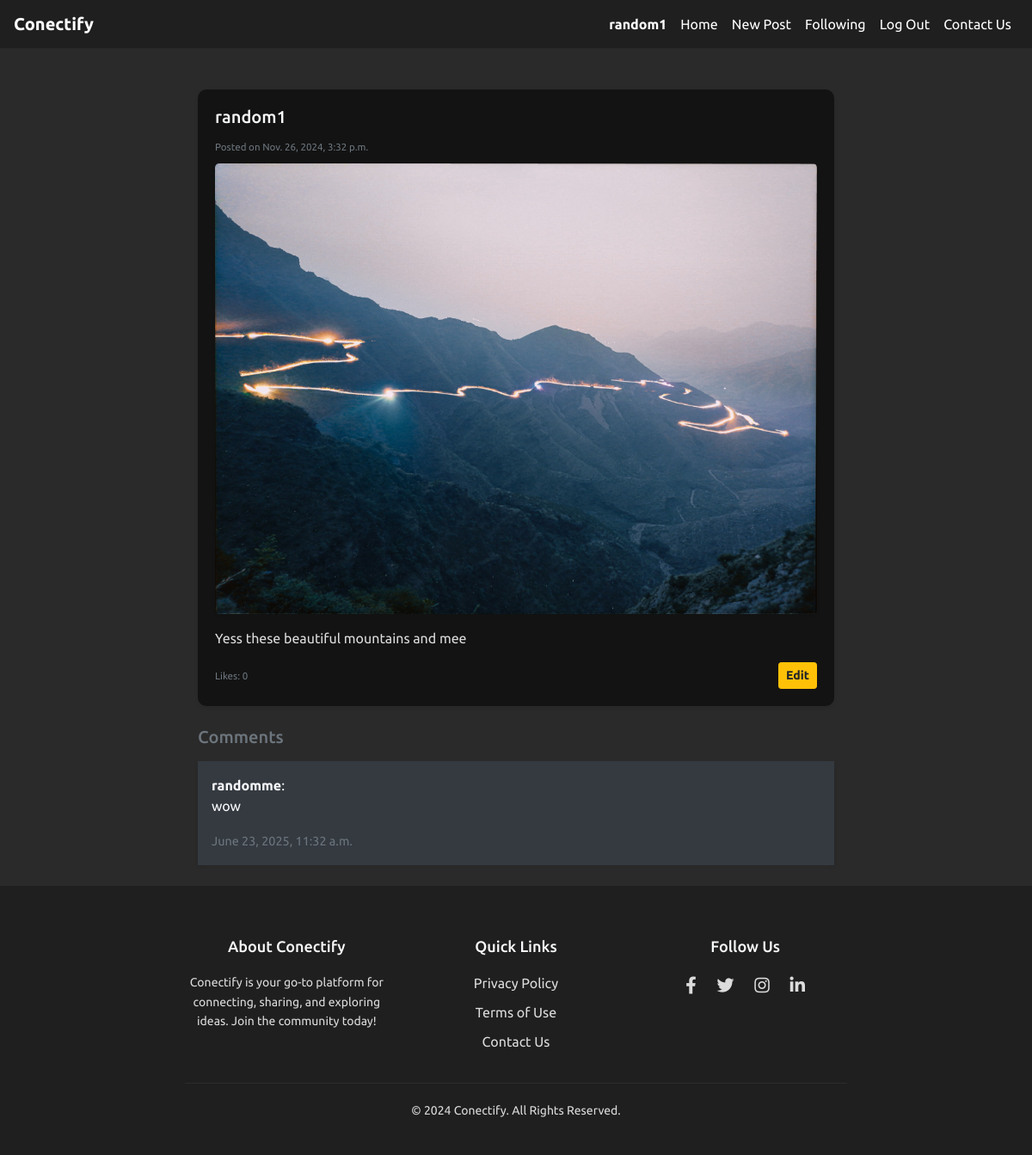
Screenshot of /post/18/ (signed in) with the database file from the repository.
### network/models.py (models this page shows, shortened)
class User(AbstractUser):
    profile_image = models.ImageField(upload_to = "profile_image", blank=True,null=True)

class Post(models.Model):
    user = models.ForeignKey(User , on_delete=models.CASCADE, related_name="posts")
    image = models.ImageField( upload_to="post_images/'",blank= True , null = True)
    image_url = models.URLField(blank=True , null= True)
    content = models.TextField()
    updated_at = models.DateTimeField(auto_now_add = True)
    timestamp = models.DateTimeField(auto_now_add=True)
    likes = models.ManyToManyField(User, blank=True , related_name="likes")

class Comment(models.Model):
    post = models.ForeignKey(Post, related_name="comments", on_delete=models.CASCADE)
    user = models.ForeignKey(User, on_delete=models.CASCADE)
    content = models.TextField()
    timestamp = models.DateTimeField(auto_now_add=True)

### network/views.py (the view)
# urls.py: path('post/<int:id>/', views.post_detail, name='post_detail'),
def post_detail(request,id ):
    post = Post.objects.get(id = id)
    return render(request, 'network/post_detail.html',{'post' : post})

### network/templates/network/post_detail.html (shortened to what this page needs)
{% extends "network/layout.html" %}
{% block body %}
<div class="container mt-5">
    <div class="card shadow-sm border-0 rounded-3 mb-4">
        <div class="card-body">
            <h5 class="card-title text-light">{{ post.user.username }}</h5>
            <p class="card-text text-muted mb-2"><small>Posted on {{ post.timestamp }}</small></p>
            {% if post.image %}
            <div class="mb-3">
                <img src="{{ post.image.url }}" alt="Post Image" class="img-fluid rounded-lg shadow-sm" />
            </div>
            {% endif %}
            <p class="card-text" id="post-content-{{ post.id }}">{{ post.content }}</p>
            <div class="d-flex justify-content-between align-items-center mt-3">
                <p class="text-muted mb-0"><small>Likes: {{ post.likes.count }}</small></p>
                {% if user == post.user %}
                    <button class="btn btn-warning btn-sm" onclick="editPost({{ post.id }})">Edit</button>
                {% endif %}
            </div>
        </div>
    </div>
    <div class="comments-section mt-4">
        <h5 class="text-secondary mb-3">Comments</h5>
        <div id="comments-container">
            {% for comment in post.comments.all %}
            <div class="comment mb-3 p-3 bg-light rounded-3 shadow-sm bg-dark text-light">
                <strong class="text-light">{{ comment.user.username }}</strong>:
                <p class="text-light">{{ comment.content }}</p>
                <small class="text-muted">{{ comment.timestamp }}</small>
            </div>
            {% empty %}
            <p class="text-muted">No comments yet. Be the first to comment!</p>
            {% endfor %}
        </div>
    </div>
</div>
{% endblock body %}

### network/templates/network/layout.html (shortened to what this page needs)
{% load static %}
<!DOCTYPE html>
<html lang="en">
<head>
    <link rel="stylesheet" href="https://stackpath.bootstrapcdn.com/bootstrap/4.4.1/css/bootstrap.min.css">
    <link href="{% static 'network/styles.css' %}" rel="stylesheet">
    <link href="https://cdnjs.cloudflare.com/ajax/libs/font-awesome/5.15.4/css/all.min.css" rel="stylesheet">
</head>
<body>
    <nav class="navbar navbar-expand-lg navbar-dark bg-dark">
        <a class="navbar-brand" href="#top"><strong>Conectify</strong></a>
        <div class="collapse navbar-collapse" id="navbarNav">
            <ul class="navbar-nav ml-auto">
                {% if user.is_authenticated %}
                    <li class="nav-item">
                        <a class="nav-link" href="{% url 'profile' user.username %}"><strong>{{ user.username }}</strong></a>
                    </li>
                    <li class="nav-item">
                        <a class="nav-link" href="{% url 'all-posts' %}">Home</a>
                    </li>
                    <li class="nav-item">
                        <a class="nav-link" href="{% url 'new-post' %}">New Post</a>
                    </li>
                    <li class="nav-item">
                        <a class="nav-link" href="{% url 'following' %}">Following</a>
                    </li>
                    <li class="nav-item">
                        <a class="nav-link" href="{% url 'logout' %}">Log Out</a>
                    </li>
                {% endif %}
                <li class="nav-item">
                    <a class="nav-link" href="#footer">Contact Us</a>
                </li>
            </ul>
        </div>
    </nav>
   <div class="container my-4 flex-grow-1">
    {% block body %}
    {% endblock %}
</div>
<footer id="footer">
    <div class="container">
        <div class="row">
            <div class="col-md-4">
                <h5>About Conectify</h5>
                <p>Conectify is your go-to platform for connecting, sharing, and exploring ideas. Join the community today!</p>
            </div>
            <div class="col-md-4">
                <h5>Quick Links</h5>
                <ul class="list-unstyled">
                    <li><a href="#">Privacy Policy</a></li>
                    <li><a href="#">Terms of Use</a></li>
                    <li><a href="#">Contact Us</a></li>
                </ul>
            </div>
            <div class="col-md-4">
                <h5>Follow Us</h5>
                <div class="social-icons">
                    <a href="#"><i class="fab fa-facebook-f"></i></a>
                    <a href="#"><i class="fab fa-twitter"></i></a>
                    <a href="#"><i class="fab fa-instagram"></i></a>
                    <a href="#"><i class="fab fa-linkedin-in"></i></a>
                </div>
            </div>
        </div>
        <hr class="footer-divider">
        <p>&copy; 2024 Conectify. All Rights Reserved.</p>
    </div>
</footer>
</body>
</html>

### network/static/network/styles.css (style rules this page uses)
html { scroll-behavior: smooth; }
body { font-family:'Ubuntu',sans-serif; background-color: #2b2a2a; }
.navbar { background-color: #1f1f1f !important; }
.navbar-brand { font-weight: bold; color: white !important; }
.navbar-nav .nav-link { color: white !important; }
.container { max-width: 800px; margin-top: 20px; }
.card { background-color: #131313; border-radius: 10px; transition: transform 0.3s ease, box-shadow 0.3s ease; cursor: pointer; box-shadow: 0 4px 8px rgba(0, 0, 0, 0.2); color: #dcdcdc; }
.btn { transition: background-color 0.3s ease, color 0.3s ease; font-weight: bold; }
.text-muted { font-size: 0.9em; color: #a6a6a6; }
footer { background-color: #1f1f1f; color: #dcdcdc; text-align: center; padding: 40px 0; }
footer h5 { color: #f8f9fa; margin-bottom: 20px; font-size: 18px; }
footer p { font-size: 14px; margin: 0; line-height: 1.6; }
footer ul { list-style: none; padding: 0; }
footer ul li { margin: 10px 0; }
footer ul li a { color: #dcdcdc !important; text-decoration: none !important; transition: color 0.3s ease-in-out; }
footer .social-icons a { font-size: 20px; color: #dcdcdc; margin: 0 10px; transition: color 0.3s ease-in-out; }
footer .footer-divider { border-top: 1px solid #2c2c2c; margin: 20px 0; }

### rows the page displays
User: username "random1"
Post: user.username "random1", timestamp "Nov. 26, 2024, 3:32 p.m.", image (picture), content "Yess these beautiful mountains and mee", likes.count "0"
Comment: user.username "randomme", content "wow", timestamp "June 23, 2025, 11:32 a.m."
